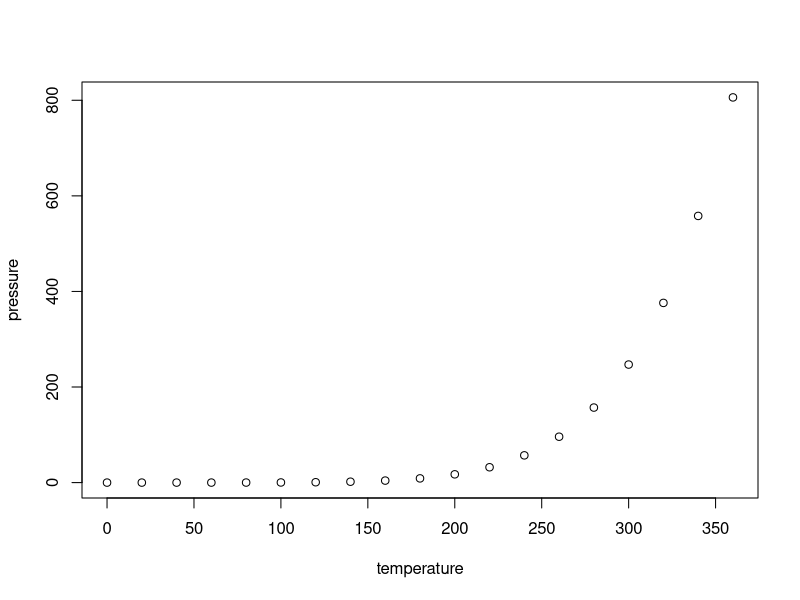
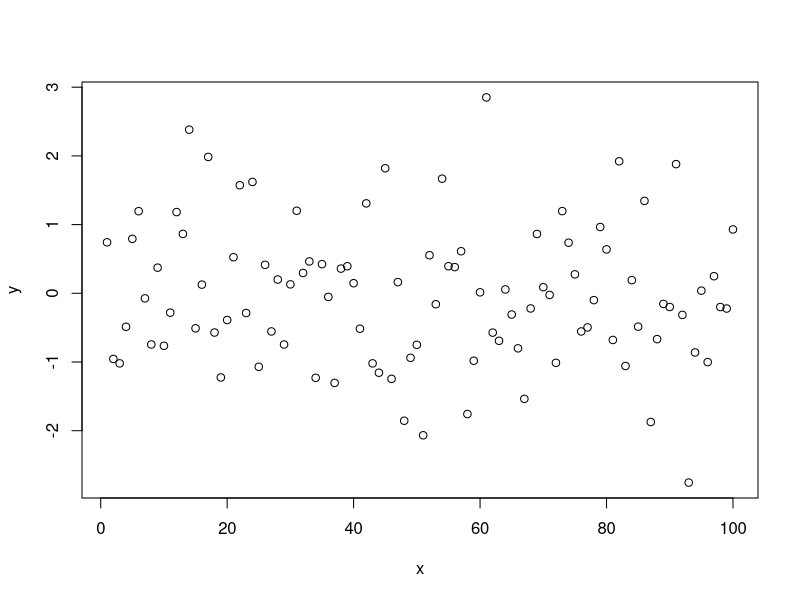

The R source for these figures, in order:
## ---- chunk 1
knitr::opts_chunk$set(echo = TRUE)
## ---- chunk 2
summary(cars)
## ---- chunk 3
plot(pressure)
## ---- chunk 4
x <- 1:100
y <- rnorm(100)
plot(y~x)
